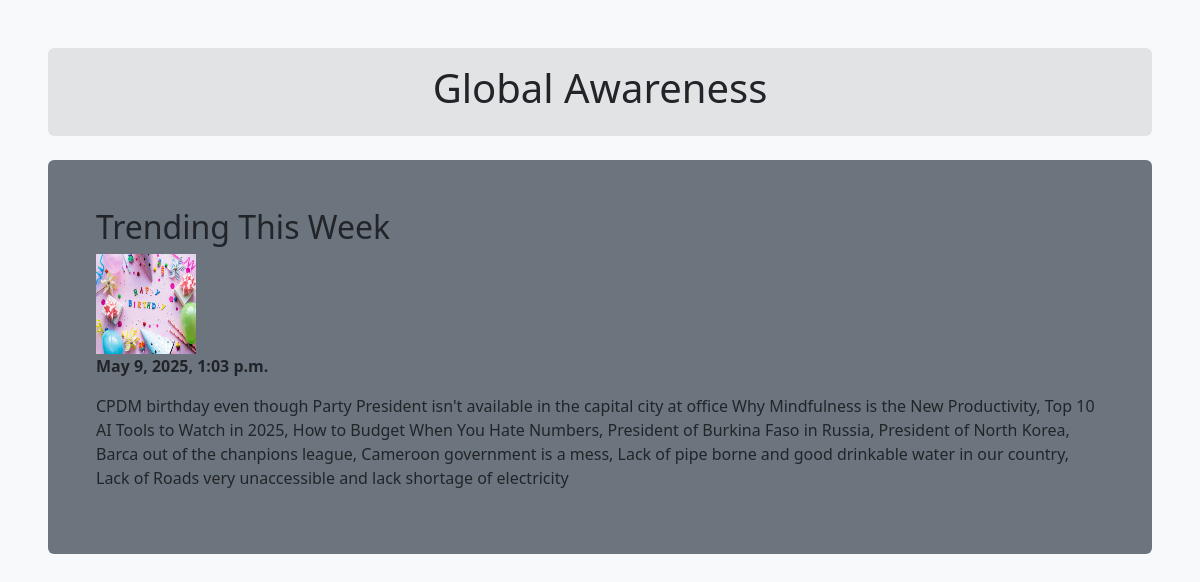
The app's page /new/3 with its own data.
### post/models.py (models this page shows)
class Post(models.Model):
    title=models.CharField(max_length=200)
    image=models.ImageField(upload_to='media/images/')
    content=models.TextField()
    created_at=models.DateTimeField(auto_now_add=True)
    update_at=models.DateTimeField(auto_now_add=True)

### post/views.py (the view)
# urls.py: path('new/<str:pk>', views.new, name='new'),
def new(request, pk):
    post = Post.objects.get(id=pk)
    return render(request, 'new.html', {'post': post})

### post/templates/new.html (shortened to what this page needs)
{% load static %}
<!DOCTYPE html>
<html lang="en">
<head>
    <link rel="stylesheet" href="{% static 'css/bootstrap.min.css' %}">
</head>
<body class="m-5 bg-light">
    <header class="text-center font-weight-bold bg-secondary-subtle text-dark p-3 rounded">
        <h1>Global Awareness</h1>
    </header>
    <section class="mt-4 p-5 bg-secondary rounded text-justify">
        <h2>{{post.title}}</h2>
        <img src="{{post.image}}" width="100" height="100" alt="">
    <p>
        <strong>{{post.created_at}}</strong>
    </p>
        <p>
            {{post.content}}
        </p>
    </section>
</body>
</html>

### records on screen
Post: title "Trending This Week", image (picture), created_at "May 9, 2025, 1:03 p.m.", content "CPDM birthday even though Party President isn't available in the capital city at office Why Mindfulness is the New Productivity, Top 10 AI Tools to Watch in 2025, How to Budget When You Hate Numbers, President of Burkina Faso in Russia, President of North Korea, Barca out of the chanpions league, Cameroon government is a mess, Lack of pipe borne and good drinkable water in our country, Lack of Roads very unaccessible and lack shortage of electricity"
